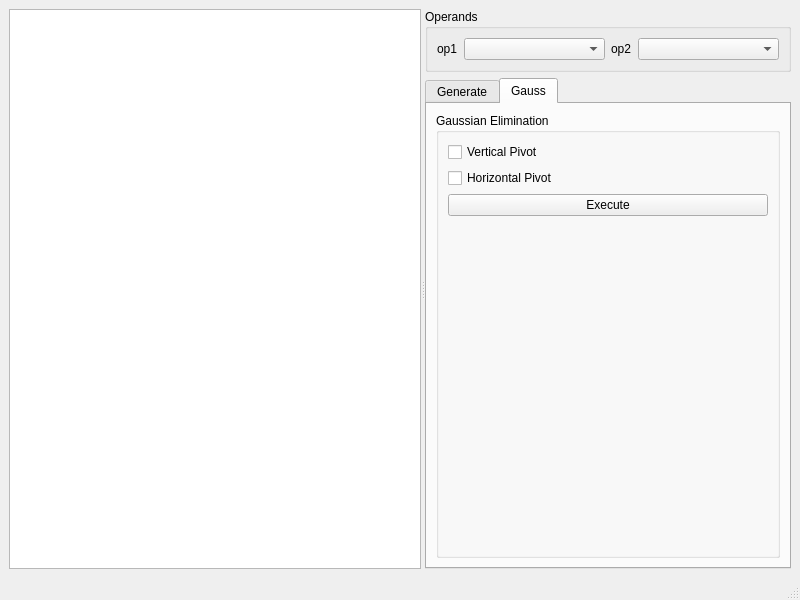
<?xml version="1.0" encoding="UTF-8"?>
<ui version="4.0">
 <class>MainWindow</class>
 <widget class="QMainWindow" name="MainWindow">
  <property name="geometry">
   <rect>
    <x>0</x>
    <y>0</y>
    <width>800</width>
    <height>600</height>
   </rect>
  </property>
  <property name="windowTitle">
   <string>Álgebra Bustamante</string>
  </property>
  <widget class="QWidget" name="centralwidget">
   <layout class="QHBoxLayout" name="horizontalLayout">
    <item>
     <widget class="QSplitter" name="splitter">
      <property name="orientation">
       <enum>Qt::Horizontal</enum>
      </property>
      <widget class="QListWidget" name="matrix_listWidget"/>
      <widget class="QWidget" name="verticalLayoutWidget">
       <layout class="QVBoxLayout" name="verticalLayout">
        <item>
         <widget class="QGroupBox" name="groupBox_3">
          <property name="title">
           <string>Operands</string>
          </property>
          <layout class="QHBoxLayout" name="horizontalLayout_3" stretch="0,1,0,1">
           <item>
            <widget class="QLabel" name="label_2">
             <property name="text">
              <string>op1</string>
             </property>
            </widget>
           </item>
           <item>
            <widget class="QComboBox" name="comboBox_2"/>
           </item>
           <item>
            <widget class="QLabel" name="label_6">
             <property name="text">
              <string>op2</string>
             </property>
            </widget>
           </item>
           <item>
            <widget class="QComboBox" name="comboBox"/>
           </item>
          </layout>
         </widget>
        </item>
        <item>
         <widget class="QTabWidget" name="tabWidget">
          <property name="currentIndex">
           <number>1</number>
          </property>
          <widget class="QWidget" name="tab">
           <attribute name="title">
            <string>Generate</string>
           </attribute>
           <layout class="QVBoxLayout" name="verticalLayout_3">
            <item>
             <widget class="QGroupBox" name="groupBox">
              <property name="title">
               <string>Generate</string>
              </property>
              <layout class="QFormLayout" name="formLayout">
               <item row="0" column="0">
                <widget class="QLabel" name="label">
                 <property name="text">
                  <string>row</string>
                 </property>
                </widget>
               </item>
               <item row="0" column="1">
                <widget class="QSpinBox" name="row_spinBox">
                 <property name="minimum">
                  <number>1</number>
                 </property>
                 <property name="maximum">
                  <number>9999</number>
                 </property>
                 <property name="value">
                  <number>10</number>
                 </property>
                </widget>
               </item>
               <item row="1" column="0">
                <widget class="QLabel" name="label_3">
                 <property name="text">
                  <string>col</string>
                 </property>
                </widget>
               </item>
               <item row="1" column="1">
                <widget class="QSpinBox" name="col_spinBox">
                 <property name="minimum">
                  <number>1</number>
                 </property>
                 <property name="maximum">
                  <number>9999</number>
                 </property>
                 <property name="value">
                  <number>10</number>
                 </property>
                </widget>
               </item>
               <item row="2" column="0">
                <widget class="QLabel" name="label_4">
                 <property name="text">
                  <string>block row</string>
                 </property>
                </widget>
               </item>
               <item row="2" column="1">
                <widget class="QSpinBox" name="block_row_spinBox">
                 <property name="minimum">
                  <number>0</number>
                 </property>
                 <property name="maximum">
                  <number>9999</number>
                 </property>
                 <property name="value">
                  <number>0</number>
                 </property>
                </widget>
               </item>
               <item row="3" column="0">
                <widget class="QLabel" name="label_5">
                 <property name="text">
                  <string>block col</string>
                 </property>
                </widget>
               </item>
               <item row="3" column="1">
                <widget class="QSpinBox" name="block_col_spinBox">
                 <property name="minimum">
                  <number>0</number>
                 </property>
                 <property name="value">
                  <number>0</number>
                 </property>
                </widget>
               </item>
               <item row="4" column="1">
                <widget class="QPushButton" name="generate_pushButton">
                 <property name="text">
                  <string>Generate Matrix</string>
                 </property>
                </widget>
               </item>
              </layout>
             </widget>
            </item>
           </layout>
          </widget>
          <widget class="QWidget" name="tab_2">
           <attribute name="title">
            <string>Gauss</string>
           </attribute>
           <layout class="QVBoxLayout" name="verticalLayout_2">
            <item>
             <widget class="QGroupBox" name="groupBox_2">
              <property name="title">
               <string>Gaussian Elimination</string>
              </property>
              <layout class="QVBoxLayout" name="verticalLayout_4">
               <item>
                <widget class="QCheckBox" name="checkBox">
                 <property name="text">
                  <string>Vertical Pivot</string>
                 </property>
                </widget>
               </item>
               <item>
                <widget class="QCheckBox" name="checkBox_2">
                 <property name="text">
                  <string>Horizontal Pivot</string>
                 </property>
                </widget>
               </item>
               <item>
                <widget class="QPushButton" name="exec_gauss_pushButton">
                 <property name="text">
                  <string>Execute</string>
                 </property>
                </widget>
               </item>
               <item>
                <spacer name="verticalSpacer">
                 <property name="orientation">
                  <enum>Qt::Vertical</enum>
                 </property>
                 <property name="sizeHint" stdset="0">
                  <size>
                   <width>20</width>
                   <height>40</height>
                  </size>
                 </property>
                </spacer>
               </item>
              </layout>
             </widget>
            </item>
           </layout>
          </widget>
         </widget>
        </item>
       </layout>
      </widget>
     </widget>
    </item>
   </layout>
   <zorder>matrix_listWidget</zorder>
   <zorder>groupBox_2</zorder>
   <zorder>verticalLayoutWidget</zorder>
  </widget>
  <widget class="QMenuBar" name="menubar">
   <property name="geometry">
    <rect>
     <x>0</x>
     <y>0</y>
     <width>800</width>
     <height>25</height>
    </rect>
   </property>
  </widget>
  <widget class="QStatusBar" name="statusbar"/>
 </widget>
 <resources/>
 <connections/>
</ui>
